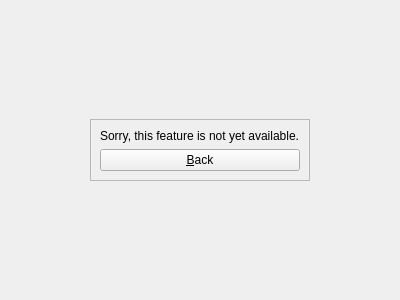
<ui version="4.0" >
 <class>GuiNotImplementedBase</class>
 <widget class="QWidget" name="GuiNotImplementedBase" >
  <property name="geometry" >
   <rect>
    <x>0</x>
    <y>0</y>
    <width>400</width>
    <height>300</height>
   </rect>
  </property>
  <property name="windowTitle" >
   <string>Form</string>
  </property>
  <layout class="QGridLayout" >
   <item row="0" column="1" >
    <spacer>
     <property name="orientation" >
      <enum>Qt::Vertical</enum>
     </property>
     <property name="sizeHint" >
      <size>
       <width>20</width>
       <height>40</height>
      </size>
     </property>
    </spacer>
   </item>
   <item row="1" column="0" >
    <spacer>
     <property name="orientation" >
      <enum>Qt::Horizontal</enum>
     </property>
     <property name="sizeHint" >
      <size>
       <width>40</width>
       <height>20</height>
      </size>
     </property>
    </spacer>
   </item>
   <item row="1" column="1" >
    <widget class="QFrame" name="frame" >
     <property name="frameShape" >
      <enum>QFrame::StyledPanel</enum>
     </property>
     <property name="frameShadow" >
      <enum>QFrame::Raised</enum>
     </property>
     <layout class="QVBoxLayout" >
      <item>
       <widget class="QLabel" name="label" >
        <property name="text" >
         <string>Sorry, this feature is not yet available.</string>
        </property>
       </widget>
      </item>
      <item>
       <widget class="QPushButton" name="pushButtonBack" >
        <property name="text" >
         <string>&amp;Back</string>
        </property>
       </widget>
      </item>
     </layout>
    </widget>
   </item>
   <item row="1" column="2" >
    <spacer>
     <property name="orientation" >
      <enum>Qt::Horizontal</enum>
     </property>
     <property name="sizeHint" >
      <size>
       <width>40</width>
       <height>20</height>
      </size>
     </property>
    </spacer>
   </item>
   <item row="2" column="1" >
    <spacer>
     <property name="orientation" >
      <enum>Qt::Vertical</enum>
     </property>
     <property name="sizeHint" >
      <size>
       <width>20</width>
       <height>40</height>
      </size>
     </property>
    </spacer>
   </item>
  </layout>
 </widget>
 <resources/>
 <connections/>
</ui>
